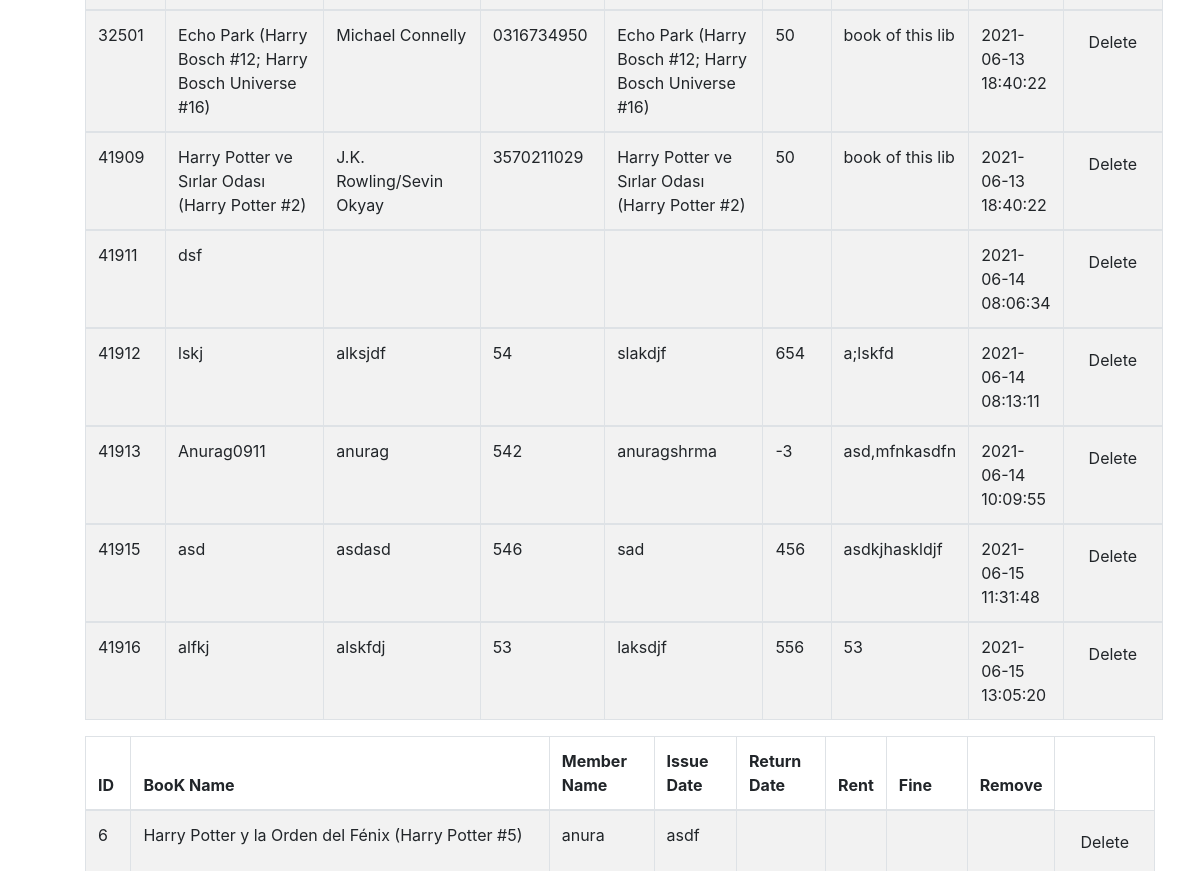
/search (signed in, middle part), run on an earlier commit of the app's database.
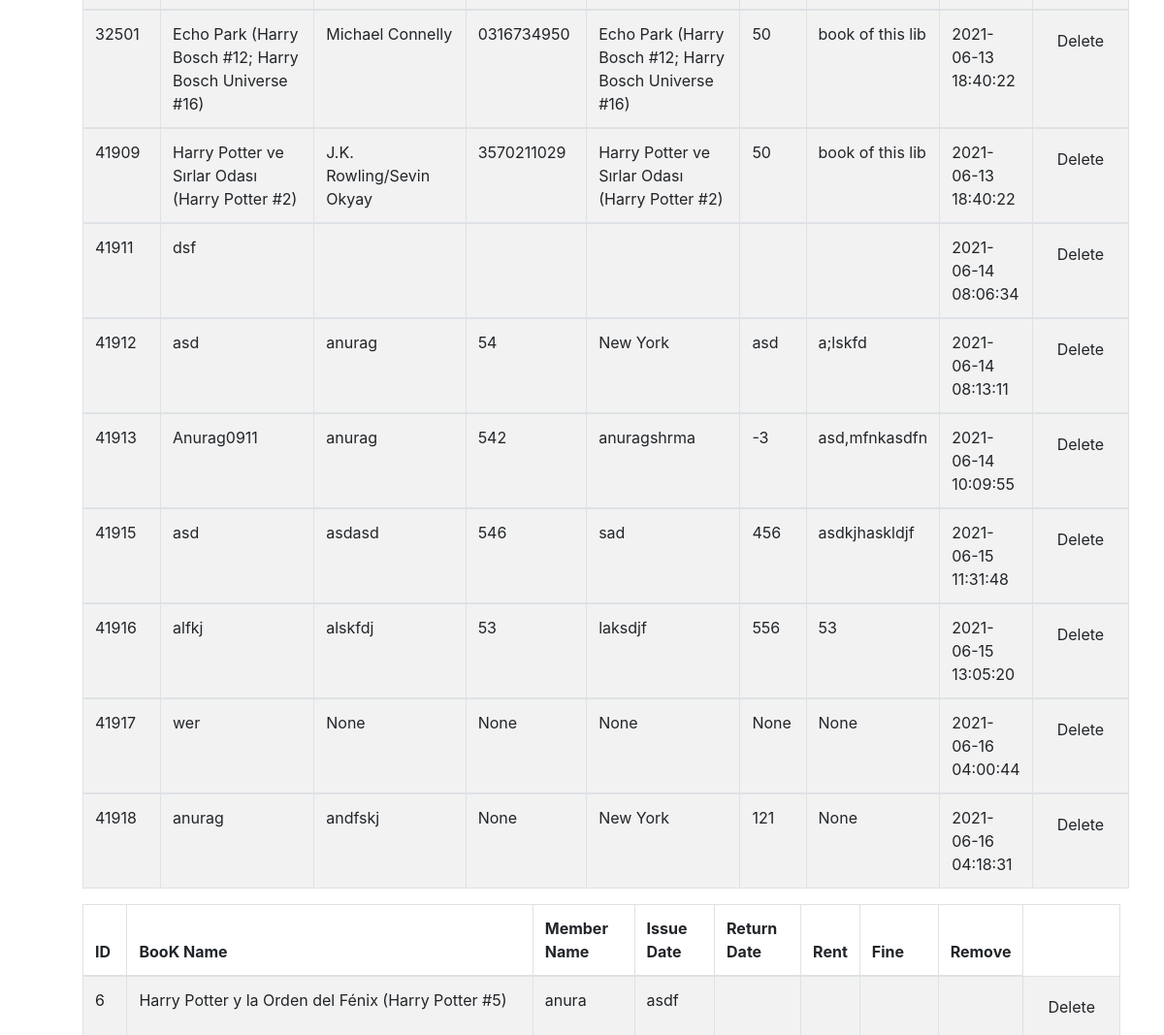
And on a later commit of the database.
### manager/models.py (models this page shows)
class Books(db.Model):
    bookID = db.Column(db.Integer, primary_key=True)
    title = db.Column(db.String(150))
    authors = db.Column(db.String(150))
    isbn = db.Column(db.String(150))
    publisher = db.Column(db.String(150))
    num_pages = db.Column(db.String(150))
    stock = db.Column(db.String(150))
    data = db.Column(db.String(10000))
    date = db.Column(db.DateTime(timezone=True), default=func.now())
    user_id = db.Column(db.Integer, db.ForeignKey(user))
    trans = db.relationship('Trans', backref='transby')

class Trans(db.Model):
    transID = db.Column(db.Integer, primary_key=True)
    book_id = db.Column(db.Integer, db.ForeignKey('books.bookID'))
    mem_id = db.Column(db.Integer, db.ForeignKey('members.memID'))
    member_name = db.Column(db.String(150))
    book_name = db.Column(db.String(150))
    iss_date = db.Column(db.String(150))
    ret_date = db.Column(db.String(150))
    rent = db.Column(db.String(150))
    fine = db.Column(db.String(150))
    date = db.Column(db.DateTime(timezone=True), default=func.now())
    user_id = db.Column(db.Integer, db.ForeignKey(user))

### manager/operations.py (the view)
@operations.route('/search', methods=['GET', 'POST'])
@login_required
def trans():
    books = Books.query.all()
    trans = Trans.query.all()
    members = Members.query.all()
    if request.method == 'POST':
        search_by = request.form.get('search')
        books = Books.query.filter(Books.title.like('%' + search_by + '%'))
        trans= Trans.query.filter(Trans.book_name.like('%' + search_by + '%'))
        members = Members.query.filter(
            Members.name.like('%' + search_by + '%'))
    return render_template("search.html", user=current_user, books=books, trans=trans, members=members)

### manager/__init__.py (called while the page is built)
def create_app():
    app = Flask(__name__)
    app.config['SECRET_KEY'] = 'secretkey'
    app.config['SQLALCHEMY_DATABASE_URI'] = f'sqlite:///{DB_NAME}'
    db.init_app(app)
    from .views import views
    from .operations import operations
    from .auth import auth
    app.register_blueprint(views, url_prefix='/')
    app.register_blueprint(operations, url_prefix='/')
    app.register_blueprint(auth, url_prefix='/')
    from .models import User, Books, Trans, Members
    create_database(app)
    login_manager = LoginManager()
    login_manager.login_view = 'auth.login'
    login_manager.init_app(app)
    @login_manager.user_loader
    def load_user(id):
        return User.query.get(int(id))
    return app

### manager/templates/search.html (shortened to what this page needs)
{% extends "base.html" %} {% block title %}Home{% endblock %} {% block content %}
<br>
<ul id="Books">
  <table class="table table-striped table-bordered">
    {% for Book in books %}
    <tbody>
      <tr>
        <td>{{ Book.bookID }}</td>
        <td>{{ Book.title }}</td>
        <td>{{ Book.authors }}</td>
        <td>{{ Book.isbn }}</td>
        <td>{{ Book.publisher }}</td>
        <td>{{ Book.stock }}</td>
        <td>{{ Book.data }}</td>
        <td>{{ Book.date }}</td>
        <td>
          <form method="post" action="{{ url_for('operations.delete_books', bookID=Book.bookID) }}">
            <input class="btn" type="submit" name="delete" value="Delete">
          </form>
        </td>
      </tr>
    </tbody>
    {% endfor %}
  </table>
</ul>
<ul id="trans">
  <table class="table table-striped table-bordered">
    <thead>
      <tr>
        <th>ID</th>
        <th>BooK Name</th>
        <th>Member Name</th>
        <th>Issue Date</th>
        <th>Return Date</th>
        <th>Rent</th>
        <th>Fine</th>
        <th>Remove</th>
      </tr>
    </thead>
    {% for tran in trans %}
    <tbody>
      <tr>
        <td>{{ tran.transID }}</td>
        <td>{{ tran.book_name }}</td>
        <td>{{ tran.member_name }}</td>
        <td>{{ tran.iss_date }}</td>
        <td>{{ tran.ret_date }}</td>
        <td>{{ tran.rent }}</td>
        <td>{{ tran.fine }}</td>
        <td>{{ tran.remove }}</td>
        <td>
          <form method="post" action="{{ url_for('operations.delete_trans', transID=tran.transID) }}" )>
            <input class="btn" type="submit" name="delete" value="Delete">
          </form>
        </td>
      </tr>
    </tbody>
    {% endfor %}
  </table>
</ul>
{% endblock %}

What changed in the data, as far as the page shows it:
changed Books "a;lskfd": title "lskj" → "asd"; authors "alksjdf" → "anurag"; publisher "slakdjf" → "New York"; stock "654" → "asd"
added Books: bookID "41917", title "wer", authors "None", isbn "None", publisher "None", stock "None", data "None", date "2021-06-16 04:00:44"
added Books: bookID "41918", title "anurag", authors "andfskj", isbn "None", publisher "New York", stock "121", data "None", date "2021-06-16 04:18:31"
